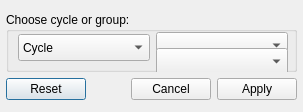
<ui version="4.0" >
 <class>TruncationOptionWindow</class>
 <widget class="QDialog" name="TruncationOptionWindow" >
  <property name="geometry" >
   <rect>
    <x>0</x>
    <y>0</y>
    <width>303</width>
    <height>112</height>
   </rect>
  </property>
  <property name="windowTitle" >
   <string>Truncation Selection Option</string>
  </property>
  <layout class="QVBoxLayout" name="truncationOptionWindowVLayout" >
   <property name="margin" >
    <number>6</number>
   </property>
   <item>
    <layout class="QVBoxLayout" name="verticalLayout" >
     <property name="spacing" >
      <number>6</number>
     </property>
     <item>
      <widget class="QGroupBox" name="groupBox" >
       <property name="maximumSize" >
        <size>
         <width>16777215</width>
         <height>60</height>
        </size>
       </property>
       <property name="sizeIncrement" >
        <size>
         <width>0</width>
         <height>60</height>
        </size>
       </property>
       <property name="title" >
        <string>Choose cycle or group:</string>
       </property>
       <layout class="QHBoxLayout" name="groupBoxHLayout" >
        <property name="topMargin" >
         <number>0</number>
        </property>
        <property name="rightMargin" >
         <number>6</number>
        </property>
        <property name="bottomMargin" >
         <number>6</number>
        </property>
        <item>
         <layout class="QHBoxLayout" name="horizontalLayout" >
          <item>
           <widget class="QComboBox" name="switchComboBox" >
            <property name="minimumSize" >
             <size>
              <width>0</width>
              <height>27</height>
             </size>
            </property>
            <property name="maximumSize" >
             <size>
              <width>16777215</width>
              <height>27</height>
             </size>
            </property>
            <item>
             <property name="text" >
              <string>Cycle</string>
             </property>
            </item>
            <item>
             <property name="text" >
              <string>Group</string>
             </property>
            </item>
           </widget>
          </item>
          <item>
           <layout class="QVBoxLayout" name="comboboxVLayout" >
            <property name="spacing" >
             <number>0</number>
            </property>
            <item>
             <widget class="QComboBox" name="cycleComboBox" >
              <property name="minimumSize" >
               <size>
                <width>0</width>
                <height>27</height>
               </size>
              </property>
              <property name="maximumSize" >
               <size>
                <width>16777215</width>
                <height>27</height>
               </size>
              </property>
             </widget>
            </item>
            <item>
             <widget class="QComboBox" name="groupComboBox" >
              <property name="minimumSize" >
               <size>
                <width>0</width>
                <height>27</height>
               </size>
              </property>
              <property name="maximumSize" >
               <size>
                <width>16777215</width>
                <height>27</height>
               </size>
              </property>
             </widget>
            </item>
           </layout>
          </item>
         </layout>
        </item>
       </layout>
      </widget>
     </item>
     <item>
      <widget class="QDialogButtonBox" name="buttonBox" >
       <property name="orientation" >
        <enum>Qt::Horizontal</enum>
       </property>
       <property name="standardButtons" >
        <set>QDialogButtonBox::Apply|QDialogButtonBox::Cancel|QDialogButtonBox::Reset</set>
       </property>
      </widget>
     </item>
    </layout>
   </item>
  </layout>
 </widget>
 <resources/>
 <connections>
  <connection>
   <sender>buttonBox</sender>
   <signal>accepted()</signal>
   <receiver>TruncationOptionWindow</receiver>
   <slot>accept()</slot>
   <hints>
    <hint type="sourcelabel" >
     <x>248</x>
     <y>254</y>
    </hint>
    <hint type="destinationlabel" >
     <x>157</x>
     <y>274</y>
    </hint>
   </hints>
  </connection>
  <connection>
   <sender>buttonBox</sender>
   <signal>rejected()</signal>
   <receiver>TruncationOptionWindow</receiver>
   <slot>reject()</slot>
   <hints>
    <hint type="sourcelabel" >
     <x>316</x>
     <y>260</y>
    </hint>
    <hint type="destinationlabel" >
     <x>286</x>
     <y>274</y>
    </hint>
   </hints>
  </connection>
 </connections>
</ui>
